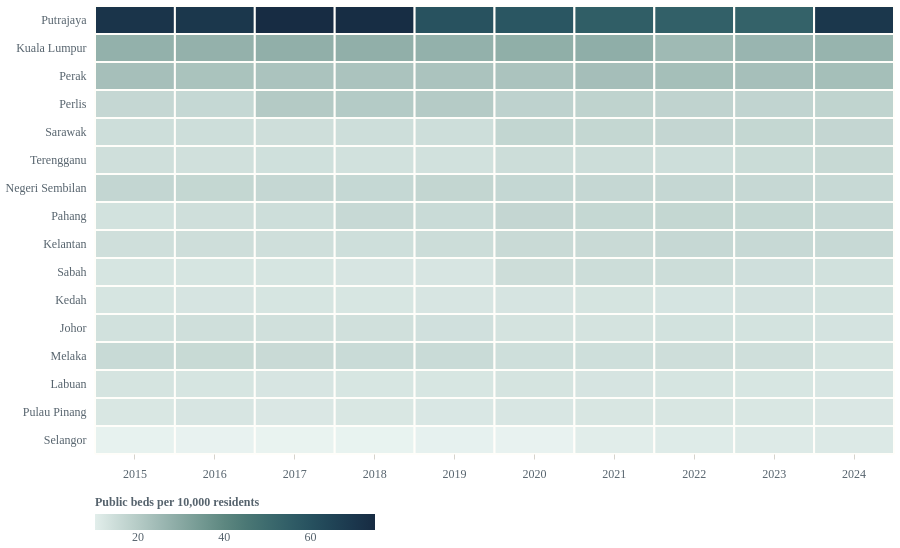

Express this chart as Vega-Lite.
### Vega-Lite specification from a JSON file in a GitHub repository (floating-point values rounded to 4 significant figures; data arrays with more than 128 entries replaced by an {"elided": "..."} marker saying what was removed)
{"$schema": "https://vega.github.io/schema/vega-lite/v6.json", "width": 900, "background": "transparent", "autosize": {"type": "fit-x", "contains": "padding", "resize": true}, "config": {"font": "DM Sans", "view": {"stroke": null}, "axis": {"labelFontSize": 12, "titleFontSize": 12, "titleFontWeight": "normal", "labelColor": "#56636d", "titleColor": "#56636d", "gridColor": "#e7e4de", "domain": false, "tickColor": "#d6d3cb", "labelPadding": 9, "titlePadding": 15}, "legend": {"labelFontSize": 12, "titleFontSize": 12, "labelColor": "#56636d", "titleColor": "#56636d", "orient": "top", "direction": "horizontal", "title": null}, "text": {"font": "DM Sans"}}, "height": 448, "data": {"values": {"elided": "160 records"}}, "mark": {"type": "rect", "stroke": "#fffefa", "strokeWidth": 2, "cornerRadius": 1}, "encoding": {"x": {"field": "year", "type": "ordinal", "axis": {"title": null, "labelAngle": 0}}, "y": {"field": "state", "type": "nominal", "sort": ["W.P. Putrajaya", "W.P. Kuala Lumpur", "Perak", "Perlis", "Sarawak", "Terengganu", "Negeri Sembilan", "Pahang", "Kelantan", "Sabah", "Kedah", "Johor", "Melaka", "W.P. Labuan", "Pulau Pinang", "Selangor"], "axis": {"title": null, "labelLimit": 190, "labelFontSize": 12, "ticks": false, "labelExpr": "replace(datum.label, 'W.P. ', '')"}}, "color": {"field": "rate", "type": "quantitative", "scale": {"domain": [10, 75], "range": ["#e2eeeb", "#527F78", "#172B42"]}, "legend": {"orient": "bottom", "title": "Public beds per 10,000 residents", "gradientLength": 280, "titleLimit": 300}}, "opacity": {"condition": [{"test": "datum[\"state\"] === hoveredState || datum[\"state\"] === \"\"", "value": 1}, {"test": "hoveredState !== ''", "value": 0.65}], "value": 1}, "tooltip": [{"field": "state", "title": "State / federal territory"}, {"field": "year", "type": "ordinal", "title": "Year"}, {"field": "rate", "format": ".2f", "title": "Public beds / 10,000"}, {"field": "beds", "format": ",", "title": "Public beds"}, {"field": "residents", "format": ",", "title": "Residents"}]}, "params": [{"name": "hoveredState", "value": ""}], "usermeta": {"export": {"generator": "heatmapSpec", "arguments": [900, ""], "chartId": "heatmap", "note": "Shared state selection and detail panel require React. Hover emphasis is driven by the website; hoveredState starts empty. Tooltip definitions are retained. Width is a fixed snapshot; page layout and fonts are supplied by the host."}}}
